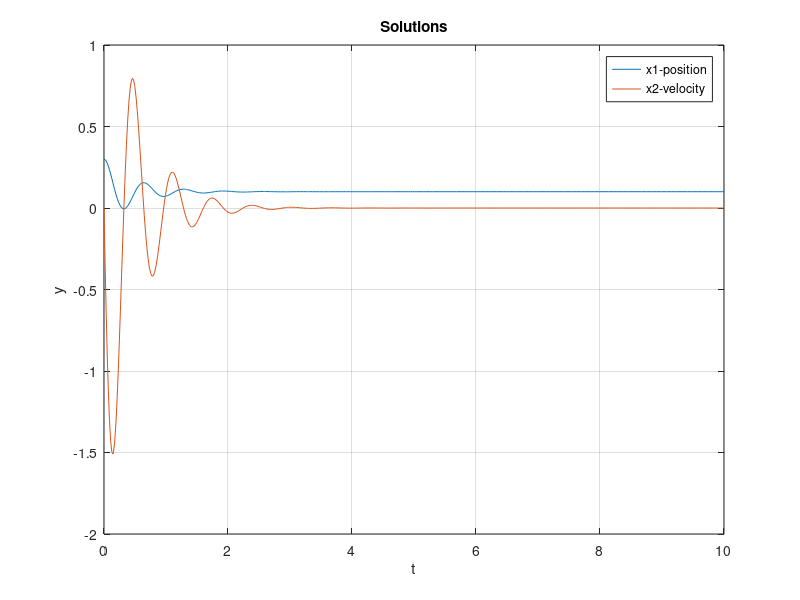

The MATLAB script that drew this image:
%Author: Humberto Ramos, PhD
%This script is a simple example that shows how to integrate differential equations using ode45.
%The differential equations correspond to a mass-spring-damper (m-k-c) system with an external force Fc %applied to it.
%The differential equations are solved from time t=0 to t =10 seconds.
%The initial conditions are set to x1= 0.3 m (for position) and x2= 0 m/s (for the velocity).


clc 
clear all
close all
%Spring constant
k = 1000; %N/m
%Damper constant
c = 40; % N/(m/s)
%Control force
Fc = 100; %N
%Mass
m = 10; %Kg
%ODE definition
x = zeros(2,1);

xdot = @(t,x) [x(2);
              (Fc - c*x(2) -k*x(1))/m]; %Differential equations
          
          
x_initial = [0.3;0];   %Initial conditions       
t_interval = [0 10];   %Simulation time 
[t,y] = ode45(xdot,t_interval,x_initial); %ODE solver. Solution is stored in y. t is the vector %contatining the time history.

%Plotting instructions
plot(t,y)%Plot
legend('x1-position', 'x2-velocity')
grid on
xlabel('t')
ylabel('y')
title('Solutions')
